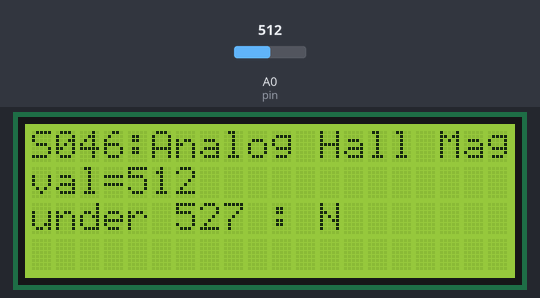
Recording of a sketch running on a simulated Arduino Uno, built with avr-gcc and run on an emulated ATmega328P. On the bench: 20×4 character LCD. The test bench sets the inputs (shaded band); at power-on: A0 (pin) = 512.

Above: at 2.2 s.
2.3 s: A0 (pin) set to 527
At 3.5 s:
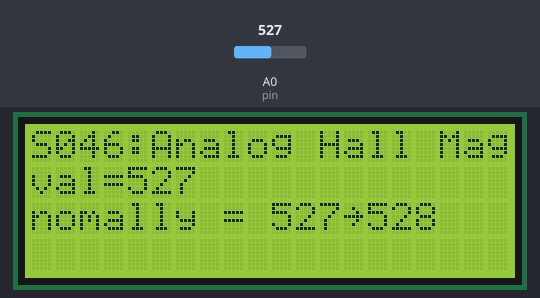
3.8 s: A0 (pin) set to 716
At 4.3 s:
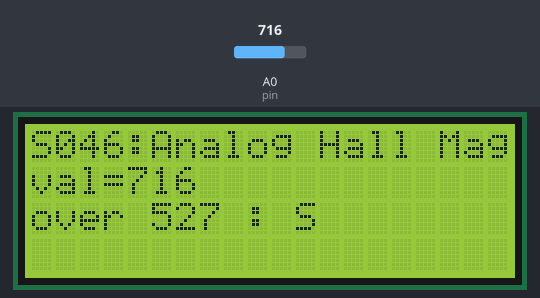
5.5 s: A0 (pin) set to 900
At 6.9 s:
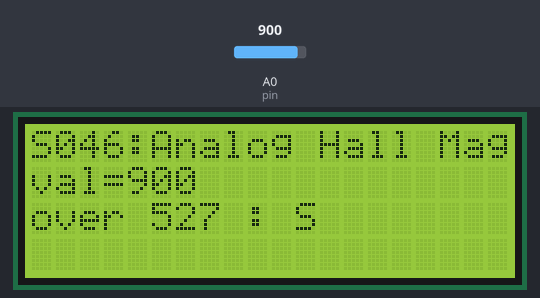
Timing chart, 0 to 8.5 s (numbered marks = the images above; inputs shaded):
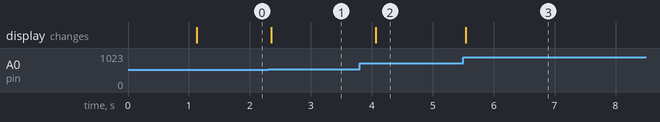

Measured:
- the behaviour switches between 526 and 527 on A0 (pin) (found by bisection; images 0 and 1)
- after the input at 2.3 s, the display: changes after 0.05 s (image 1)
- after the input at 3.8 s, the display: changes after 0.27 s (image 2)
- after the input at 5.5 s, the display: changes at once (image 3)

The sketch:

basic_test.ino
```cpp
/* Analog Hall Magnetic Sensor Module (KY-035) [S046] : http://rdiot.tistory.com/92 [RDIoT Demo] */

#include <Wire.h>
#include <LiquidCrystal_I2C.h>

LiquidCrystal_I2C lcd(0x27,20,4);  // LCD2004
int pin = A0;

void setup()
{
  lcd.init();  // initialize the lcd
  lcd.backlight();
  lcd.print("start LCD2004");

  pinMode(pin,INPUT);
  delay(1000);

  lcd.clear();
}

void loop()
{

  lcd.setCursor(0,0);
  lcd.print("S046:Analog Hall Mag");

  int val = analogRead(pin);

  lcd.setCursor(0,1);
  lcd.print("val=" + (String)val + "  ");

  if(val >= 527 && val <= 528)
  {
    lcd.setCursor(0,2);
    lcd.print("nomally = 527~528");
  }
  else if (val < 527)
  {
    lcd.setCursor(0,2);
    lcd.print("under 527 : N     ");
  }
  else if (val > 528)
  {
    lcd.setCursor(0,2);
    lcd.print("over 527 : S      ");
  }
  delay(200);
}
```
